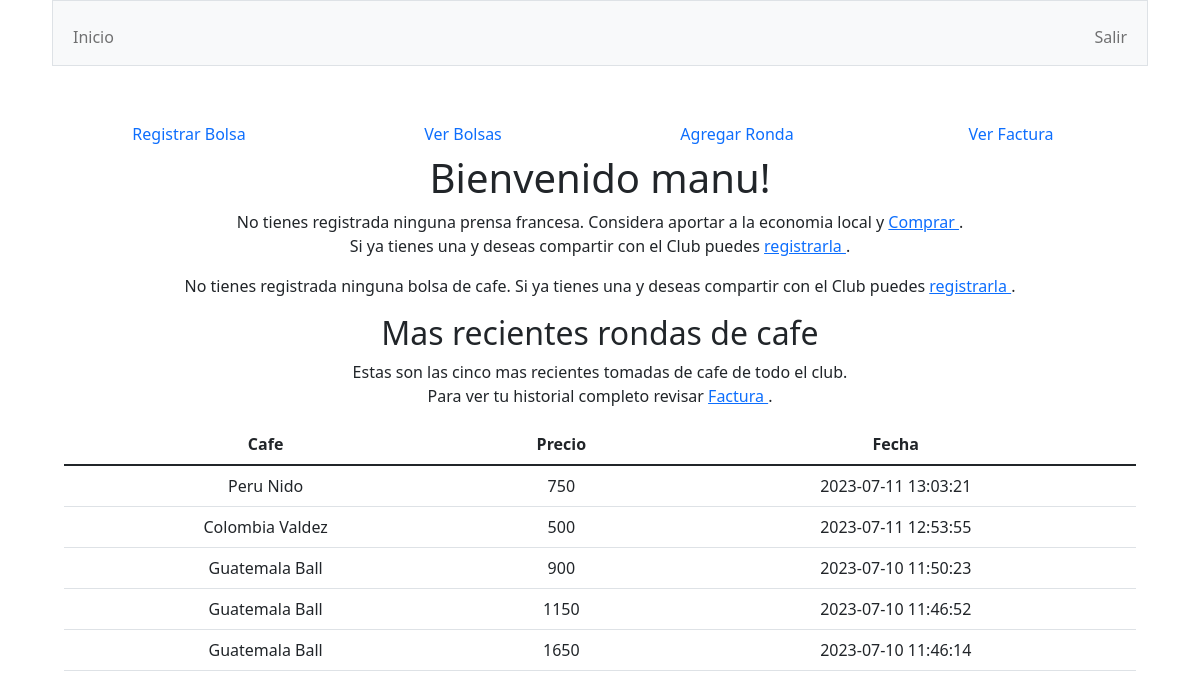
The page / (signed in) on the database its author committed.
### tables this page shows
CREATE TABLE users (id INTEGER PRIMARY KEY AUTOINCREMENT NOT NULL, username TEXT NOT NULL, hash TEXT NOT NULL);

CREATE TABLE rondas ( id INTEGER PRIMARY KEY AUTOINCREMENT NOT NULL, prensa_id INTEGER, bolsa_id INTEGER, cost INTEGER, date DATETIME, FOREIGN KEY(bolsa_id) REFERENCES bolsas(id), FOREIGN KEY(prensa_id) REFERENCES prensas(id));

CREATE TABLE bolsas ( id INTEGER PRIMARY KEY AUTOINCREMENT NOT NULL, user_id INTEGER, origin TEXT, price INTEGER, grams INTEGER, toaster TEXT NOT NULL, date DATE, active TEXT NOT NULL, FOREIGN KEY(user_id) REFERENCES users(id));

### app.py (the view)
@app.route("/")
@login_required
def index():
    query = db.execute("SELECT capacity FROM users JOIN prensas ON prensas.owner_id = users.id WHERE users.id=?", session["user_id"])
    queri = db.execute("SELECT origin, toaster, bolsas.id AS numero FROM users JOIN bolsas ON bolsas.user_id = users.id WHERE users.id = ? AND active = 'YES'", session["user_id"])
    prensa_info=""
    bolsa_info=""
    if query:
        prensa_info=query[0]["capacity"]
    if queri:
        bolsa_info = queri
    rondas = db.execute("SELECT origin, toaster, cost, rondas.date AS fecha FROM bolsas JOIN rondas ON bolsas.id = rondas.bolsa_id ORDER BY rondas.date DESC LIMIT 5")
    return render_template("index.html", username = username(session["user_id"]) , french = prensa_info, rondas = rondas, bolsas = bolsa_info)

### app.py (called while the page is built)
@app.after_request
def after_request(response):
    response.headers["Cache-Control"] = "no-cache, no-store, must-revalidate"
    response.headers["Expires"] = 0
    response.headers["Pragma"] = "no-cache"
    return response

### helpers.py (called while the page is built)
def login_required(f):
    @wraps(f)
    def decorated_function(*args, **kwargs):
        if session.get("user_id") is None:
            return redirect("/login")
        return f(*args, **kwargs)
    return decorated_function

def username(n):
    n = int(n)
    query = db.execute("SELECT username FROM users WHERE id=?", n)
    return query[0]["username"]

### templates/index.html (shortened to what this page needs)
{% extends "layout.html" %}
{% block main %}
<div class="menu">
	<div class="row">
		<div class="col-sm-3"> <a class="nav-link" href="/bolsa">Registrar Bolsa</a> </div>
		<div class="col-sm-3"> <a class="nav-link" href="/bolsas">Ver Bolsas</a> </div>
		<div class="col-sm-3"> <a class="nav-link" href="/ronda">Agregar Ronda</a> </div>
		<div class="col-sm-3"> <a class="nav-link" href="/factura">Ver Factura</a> </div>
	</div>
</div>
<h1> Bienvenido {{username}}! </h1>
<div class="md-3">
	<p>
	{% if french=="" %}
	No tienes registrada ninguna prensa francesa.
	Considera aportar a la economia local y <a href="https://cafestore.cl/categoria-producto/metodos-manuales/prensa-francesa/" target="_blank"> Comprar </a>. <br>
	Si ya tienes una y deseas compartir con el Club puedes <a href="/prensa"> registrarla </a>.
	{% endif %}
	</p>
</div>
<div class="md-3">
	<p>
	{% if bolsas=="" %}
	No tienes registrada ninguna bolsa de cafe.
	Si ya tienes una y deseas compartir con el Club puedes <a href="/bolsa"> registrarla </a>.
	{% endif %}
	</p>
</div>
<div class="md-4">
	<h2> Mas recientes rondas de cafe  </h2>
	<p> Estas son las cinco mas recientes tomadas de cafe de todo el club. <br>
	Para ver tu historial completo revisar <a href="/factura"> Factura <a>.
	</p>
	<table class="table">
		<thead class="thead-dark">
		<tr>
			<th scope="col"> Cafe </th>
			<th scope="col"> Precio  </th>
			<th scope="col"> Fecha </th>
		</tr>
		</thead>
		<tbody>
			{% for ronda in rondas %}
			<tr>
			<td> {{ronda.origin}} {{ronda.toaster}} </td>
			<td> {{ ronda.cost}} </td>
			<td> {{ ronda.fecha}} </td>
			</tr>
			{% endfor %}
		</tbody>
	</table>
</div>
{% endblock %}

### static/styles.css (style rules this page uses)
body { margin-right: 3.25rem; margin-left: 3.25rem; }
p { border: 0.25rem brown; }

### rows shown on the page
users: username "manu"
rondas: origin "Peru", toaster "Nido", cost "750", fecha "2023-07-11 13:03:21"
rondas: origin "Colombia", toaster "Valdez", cost "500", fecha "2023-07-11 12:53:55"
rondas: origin "Guatemala", toaster "Ball", cost "900", fecha "2023-07-10 11:50:23"
rondas: origin "Guatemala", toaster "Ball", cost "1150", fecha "2023-07-10 11:46:52"
rondas: origin "Guatemala", toaster "Ball", cost "1650", fecha "2023-07-10 11:46:14"
